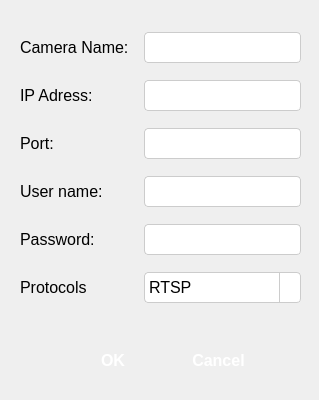
<?xml version="1.0" encoding="UTF-8"?>
<ui version="4.0">
 <class>Form</class>
 <widget class="QWidget" name="Form">
  <property name="geometry">
   <rect>
    <x>0</x>
    <y>0</y>
    <width>319</width>
    <height>400</height>
   </rect>
  </property>
  <property name="windowTitle">
   <string>Add Camera</string>
  </property>
  <property name="styleSheet">
   <string notr="true">/* Unified Button Style */
QPushButton {
    background: qlineargradient(spread:pad, x1:0, y1:0, x2:1, y2:0, 
                                stop:0 #007AFF, stop:1 #009FFF);
    border: none;
    font-weight: bold;
    border-radius: 5px;
    color: white;
    text-align: center;
}

/* Button Hover Effect */
QPushButton:hover {
    background: qlineargradient(spread:pad, x1:0, y1:0, x2:1, y2:0, 
                                stop:0 #66BFFF, stop:1 #80D5FF);
}

/* Button Pressed Effect */
QPushButton:pressed {
    background-color: rgba(255, 255, 255, 0.2);
}

/* LineEdit Style */
QLineEdit {
    border: 1px solid #CCCCCC;
    border-radius: 4px;
    padding: 4px;
	color: rgb(0, 0, 0);
    background-color: #FFFFFF;
}

QLineEdit:focus {
    border: 1px solid #007AFF;
    background-color: #F0F8FF;
}

/* ComboBox Style */
QComboBox {
    border: 1px solid #CCCCCC;
    border-radius: 4px;
    padding: 4px;
	color: black;
    background-color: #FFFFFF;
}

QComboBox:hover {
    border: 1px solid #AAAAAA;
}

QComboBox:focus {
    border: 1px solid #007AFF;
}

QComboBox::drop-down {
    subcontrol-origin: padding;
    subcontrol-position: top right;
    width: 20px;
    border-left: 1px solid #CCCCCC;
}

QComboBox::down-arrow {
    image: url(src/asset/images/arrow-down.png);  /* You'll need to provide this image or use a different styling */
    width: 12px;
    height: 12px;
}

QComboBox QAbstractItemView {
    border: 1px solid #CCCCCC;
    selection-background-color: #007AFF;
    selection-color: #FFFFFF;
}

/* Camera Display */
QLabel {
    background-color: none;
}</string>
  </property>
  <widget class="QWidget" name="layoutWidget">
   <property name="geometry">
    <rect>
     <x>20</x>
     <y>30</y>
     <width>281</width>
     <height>275</height>
    </rect>
   </property>
   <layout class="QGridLayout" name="gridLayout_2">
    <property name="spacing">
     <number>15</number>
    </property>
    <item row="6" column="0">
     <widget class="QLabel" name="label_14">
      <property name="minimumSize">
       <size>
        <width>100</width>
        <height>0</height>
       </size>
      </property>
      <property name="font">
       <font>
        <pointsize>12</pointsize>
       </font>
      </property>
      <property name="text">
       <string>Protocols</string>
      </property>
     </widget>
    </item>
    <item row="3" column="0">
     <widget class="QLabel" name="label_7">
      <property name="minimumSize">
       <size>
        <width>100</width>
        <height>0</height>
       </size>
      </property>
      <property name="font">
       <font>
        <pointsize>12</pointsize>
       </font>
      </property>
      <property name="text">
       <string>User name:</string>
      </property>
     </widget>
    </item>
    <item row="4" column="0">
     <widget class="QLabel" name="label_13">
      <property name="minimumSize">
       <size>
        <width>100</width>
        <height>0</height>
       </size>
      </property>
      <property name="font">
       <font>
        <pointsize>12</pointsize>
       </font>
      </property>
      <property name="text">
       <string>Password:</string>
      </property>
     </widget>
    </item>
    <item row="1" column="1">
     <widget class="QLineEdit" name="cam_ip">
      <property name="font">
       <font>
        <pointsize>12</pointsize>
       </font>
      </property>
     </widget>
    </item>
    <item row="6" column="1">
     <widget class="QComboBox" name="comboBox">
      <property name="font">
       <font>
        <pointsize>12</pointsize>
       </font>
      </property>
      <item>
       <property name="text">
        <string>RTSP</string>
       </property>
      </item>
      <item>
       <property name="text">
        <string>HTTP</string>
       </property>
      </item>
     </widget>
    </item>
    <item row="4" column="1">
     <widget class="QLineEdit" name="cam_pass">
      <property name="font">
       <font>
        <pointsize>12</pointsize>
       </font>
      </property>
     </widget>
    </item>
    <item row="0" column="0">
     <widget class="QLabel" name="label">
      <property name="minimumSize">
       <size>
        <width>100</width>
        <height>0</height>
       </size>
      </property>
      <property name="font">
       <font>
        <pointsize>12</pointsize>
       </font>
      </property>
      <property name="text">
       <string>Camera Name:</string>
      </property>
     </widget>
    </item>
    <item row="2" column="1">
     <widget class="QLineEdit" name="cam_port">
      <property name="font">
       <font>
        <pointsize>12</pointsize>
       </font>
      </property>
     </widget>
    </item>
    <item row="3" column="1">
     <widget class="QLineEdit" name="cam_user">
      <property name="font">
       <font>
        <pointsize>12</pointsize>
       </font>
      </property>
     </widget>
    </item>
    <item row="1" column="0">
     <widget class="QLabel" name="label_3">
      <property name="minimumSize">
       <size>
        <width>100</width>
        <height>0</height>
       </size>
      </property>
      <property name="font">
       <font>
        <pointsize>12</pointsize>
       </font>
      </property>
      <property name="text">
       <string>IP Adress:</string>
      </property>
     </widget>
    </item>
    <item row="0" column="1">
     <widget class="QLineEdit" name="cam_name">
      <property name="font">
       <font>
        <pointsize>12</pointsize>
       </font>
      </property>
     </widget>
    </item>
    <item row="2" column="0">
     <widget class="QLabel" name="label_2">
      <property name="minimumSize">
       <size>
        <width>100</width>
        <height>0</height>
       </size>
      </property>
      <property name="font">
       <font>
        <pointsize>12</pointsize>
       </font>
      </property>
      <property name="text">
       <string>Port:</string>
      </property>
     </widget>
    </item>
   </layout>
  </widget>
  <widget class="QWidget" name="layoutWidget2">
   <property name="geometry">
    <rect>
     <x>70</x>
     <y>340</y>
     <width>191</width>
     <height>42</height>
    </rect>
   </property>
   <layout class="QHBoxLayout" name="horizontalLayout">
    <property name="spacing">
     <number>20</number>
    </property>
    <item>
     <widget class="QPushButton" name="ok_button">
      <property name="minimumSize">
       <size>
        <width>0</width>
        <height>35</height>
       </size>
      </property>
      <property name="font">
       <font>
        <pointsize>12</pointsize>
        <bold>true</bold>
       </font>
      </property>
      <property name="text">
       <string>OK</string>
      </property>
     </widget>
    </item>
    <item>
     <widget class="QPushButton" name="cancel_button">
      <property name="minimumSize">
       <size>
        <width>0</width>
        <height>35</height>
       </size>
      </property>
      <property name="baseSize">
       <size>
        <width>0</width>
        <height>0</height>
       </size>
      </property>
      <property name="font">
       <font>
        <pointsize>12</pointsize>
        <bold>true</bold>
       </font>
      </property>
      <property name="text">
       <string>Cancel</string>
      </property>
     </widget>
    </item>
   </layout>
  </widget>
 </widget>
 <resources/>
 <connections/>
</ui>
